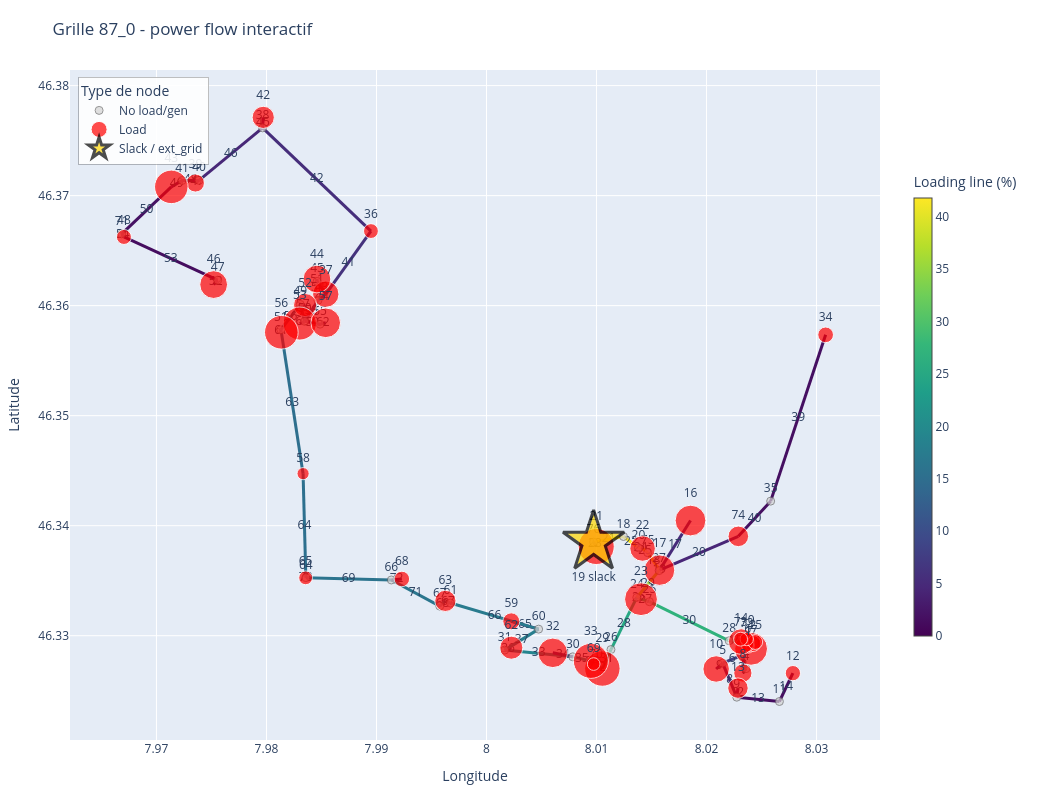

Here is the notebook cell this chart was saved with:
### Code cell
import re
import pandas as pd
import pandapower as pp
import plotly.graph_objects as go
import plotly.io as pio
from plotly.colors import sample_colorscale

pio.renderers.default = "vscode"

grid_file = "/Users/jadlostan/Documents/GitHub/Swiss-PDGs/grids/pandapower_data/MV/87_0_grid.xlsx"
nodes_file = "nodes_valais.csv"
grid_id = "87_0"

net = pp.from_excel(grid_file)
pp.runpp(net)

nodes = pd.read_csv(nodes_file)

def id_to_str(value):
    return str(int(value)) if float(value).is_integer() else str(value)

def node_id_from_bus_name(name):
    match = re.search(r"_node_(.+)$", str(name))
    return match.group(1) if match else None

nodes_grid = nodes[nodes["grid_id"] == grid_id].dropna(subset=["osmid", "longitude", "latitude"]).copy()
nodes_grid["node_id"] = nodes_grid["osmid"].apply(id_to_str)
node_lookup = nodes_grid.drop_duplicates("node_id").set_index("node_id")[["longitude", "latitude"]]

bus_plot = net.bus.copy()
bus_plot["bus_index"] = bus_plot.index
bus_plot["node_id"] = bus_plot["name"].apply(node_id_from_bus_name)
bus_plot = bus_plot.join(node_lookup, on="node_id")
bus_plot = bus_plot.dropna(subset=["longitude", "latitude"]).set_index("bus_index")

load_by_bus = net.load[net.load["in_service"]].groupby("bus")["p_mw"].sum()
gen_by_bus = pd.Series(dtype=float)
if len(net.sgen):
    gen_by_bus = pd.concat([gen_by_bus, net.sgen[net.sgen["in_service"]].groupby("bus")["p_mw"].sum()])
if len(net.gen):
    gen_by_bus = pd.concat([gen_by_bus, net.gen[net.gen["in_service"]].groupby("bus")["p_mw"].sum()])
if len(gen_by_bus):
    gen_by_bus = gen_by_bus.groupby(level=0).sum()

slack_buses = set(net.ext_grid[net.ext_grid["in_service"]]["bus"].astype(int))
ext_grid_by_bus = {}
for ext_idx, ext in net.ext_grid[net.ext_grid["in_service"]].iterrows():
    ext_grid_by_bus[int(ext["bus"])] = (
        float(net.res_ext_grid.loc[ext_idx, "p_mw"]),
        float(net.res_ext_grid.loc[ext_idx, "q_mvar"]),
    )
max_load = max(load_by_bus.max(), 1e-9) if len(load_by_bus) else 1
max_gen = max(gen_by_bus.max(), 1e-9) if len(gen_by_bus) else 1

fig = go.Figure()
max_loading = max(float(net.res_line["loading_percent"].max()), 1)

for line_idx, line in net.line.iterrows():
    from_bus = int(line["from_bus"])
    to_bus = int(line["to_bus"])
    if from_bus not in bus_plot.index or to_bus not in bus_plot.index:
        continue

    x = [bus_plot.loc[from_bus, "longitude"], bus_plot.loc[to_bus, "longitude"]]
    y = [bus_plot.loc[from_bus, "latitude"], bus_plot.loc[to_bus, "latitude"]]
    loading = float(net.res_line.loc[line_idx, "loading_percent"])
    line_color = sample_colorscale("Viridis", loading / max_loading)[0]
    x_mid = (x[0] + x[1]) / 2
    y_mid = (y[0] + y[1]) / 2

    fig.add_trace(
        go.Scatter(
            x=[x[0], x_mid, x[1]],
            y=[y[0], y_mid, y[1]],
            mode="lines+text",
            text=[None, str(line_idx), None],
            textposition="middle center",
            line=dict(color=line_color, width=3),
            customdata=[loading, loading],
            hovertemplate=f"edge {line_idx}<br>loading: {loading:.2f}%<extra></extra>",
            showlegend=False,
        )
    )

# Invisible colorbar trace for the line loading scale.
fig.add_trace(
    go.Scatter(
        x=[None],
        y=[None],
        mode="markers",
        marker=dict(
            colorscale="Viridis",
            cmin=0,
            cmax=max_loading,
            color=[0],
            colorbar=dict(
                title="Loading line (%)",
                x=1.03,
                y=0.50,
                len=0.72,
                thickness=18,
            ),
            showscale=True,
        ),
        hoverinfo="skip",
        showlegend=False,
    )
)

plain = []
loads = []
gens = []
slacks = []

for bus_idx, row in bus_plot.iterrows():
    load = float(load_by_bus.get(bus_idx, 0.0))
    gen = float(gen_by_bus.get(bus_idx, 0.0)) if len(gen_by_bus) else 0.0
    ext_p, ext_q = ext_grid_by_bus.get(bus_idx, (0.0, 0.0))
    item = dict(bus_idx=bus_idx, lon=row["longitude"], lat=row["latitude"], load=load, gen=gen, ext_p=ext_p, ext_q=ext_q)
    if bus_idx in slack_buses:
        slacks.append(item)
    elif gen > 0:
        gens.append(item)
    elif load > 0:
        loads.append(item)
    else:
        plain.append(item)

def add_bus_trace(items, name, color, symbol, size_fn, line_color="white", line_width=1):
    if not items:
        return
    fig.add_trace(
        go.Scatter(
            x=[item["lon"] for item in items],
            y=[item["lat"] for item in items],
            mode="markers+text",
            text=[f"{item['bus_idx']} slack" if name.startswith("Slack") else str(item["bus_idx"]) for item in items],
            textposition="bottom center" if name.startswith("Slack") else "top center",
            marker=dict(
                symbol=symbol,
                size=[size_fn(item) for item in items],
                color=color,
                line=dict(color=line_color, width=line_width),
            ),
            customdata=[[item["bus_idx"], item["load"], item["gen"], item["ext_p"], item["ext_q"]] for item in items],
            hovertemplate=(
                "bus %{customdata[0]}<br>"
                "load: %{customdata[1]:.4f} MW<br>"
                "gen/sgen: %{customdata[2]:.4f} MW<br>"
                "ext_grid P: %{customdata[3]:.4f} MW<br>"
                "ext_grid Q: %{customdata[4]:.4f} Mvar"
                "<extra></extra>"
            ),
            name=name,
        )
    )

add_bus_trace(plain, "No load/gen", "lightgray", "circle", lambda item: 8, line_color="dimgray", line_width=1)
add_bus_trace(loads, "Load", "red", "circle", lambda item: 8 + 28 * item["load"] / max_load, line_color="white", line_width=1)
add_bus_trace(gens, "Generator", "green", "circle", lambda item: 12 + 28 * item["gen"] / max_gen, line_color="white", line_width=1)
add_bus_trace(slacks, "Slack / ext_grid", "gold", "star", lambda item: 46, line_color="black", line_width=3)

fig.update_layout(
    title="Grille 87_0 - power flow interactif",
    width=1050,
    height=800,
    xaxis_title="Longitude",
    yaxis_title="Latitude",
    dragmode="zoom",
    hovermode="closest",
    margin=dict(l=70, r=170, t=70, b=60),
    legend=dict(
        title="Type de node",
        x=0.01,
        y=0.99,
        xanchor="left",
        yanchor="top",
        bgcolor="rgba(255,255,255,0.88)",
        bordercolor="rgba(0,0,0,0.25)",
        borderwidth=1,
    ),
)
fig.update_yaxes(scaleanchor="x", scaleratio=1)
fig.show()

print("Power flow converged:", net.converged)
print("Max line loading (%):", net.res_line["loading_percent"].max())

### Figure 1 — Plotly figure (JSON) as saved in the notebook; plotly's stock layout.template omitted (floating-point values rounded to 4 significant figures; data arrays with more than 128 entries replaced by an {"elided": "..."} marker saying what was removed)
{"data": [{"customdata": [18.63, 18.63], "hovertemplate": "edge 0<br>loading: 18.63%<extra></extra>", "line": {"color": "rgb(38, 130, 142)", "width": 3}, "mode": "lines+text", "showlegend": false, "text": [null, "0", null], "textposition": "middle center", "type": "scatter", "x": [8.024, 8.024, 8.024], "y": [46.33, 46.33, 46.33]}, {"customdata": [3.192, 3.192], "hovertemplate": "edge 1<br>loading: 3.19%<extra></extra>", "line": {"color": "rgb(71, 28, 109)", "width": 3}, "mode": "lines+text", "showlegend": false, "text": [null, "1", null], "textposition": "middle center", "type": "scatter", "x": [8.024, 8.024, 8.024], "y": [46.33, 46.33, 46.33]}, {"customdata": [10.61, 10.61], "hovertemplate": "edge 2<br>loading: 10.61%<extra></extra>", "line": {"color": "rgb(58, 82, 138)", "width": 3}, "mode": "lines+text", "showlegend": false, "text": [null, "2", null], "textposition": "middle center", "type": "scatter", "x": [8.024, 8.024, 8.023], "y": [46.33, 46.33, 46.33]}, {"customdata": [19.65, 19.65], "hovertemplate": "edge 3<br>loading: 19.65%<extra></extra>", "line": {"color": "rgb(36, 136, 141)", "width": 3}, "mode": "lines+text", "showlegend": false, "text": [null, "3", null], "textposition": "middle center", "type": "scatter", "x": [8.024, 8.024, 8.024], "y": [46.33, 46.33, 46.33]}, {"customdata": [1.471, 1.471], "hovertemplate": "edge 4<br>loading: 1.47%<extra></extra>", "line": {"color": "rgb(69, 13, 95)", "width": 3}, "mode": "lines+text", "showlegend": false, "text": [null, "4", null], "textposition": "middle center", "type": "scatter", "x": [8.024, 8.024, 8.024], "y": [46.33, 46.33, 46.33]}, {"customdata": [2.191, 2.191], "hovertemplate": "edge 5<br>loading: 2.19%<extra></extra>", "line": {"color": "rgb(70, 19, 101)", "width": 3}, "mode": "lines+text", "showlegend": false, "text": [null, "5", null], "textposition": "middle center", "type": "scatter", "x": [8.023, 8.023, 8.024], "y": [46.33, 46.33, 46.33]}, {"customdata": [7.982, 7.982], "hovertemplate": "edge 6<br>loading: 7.98%<extra></extra>", "line": {"color": "rgb(65, 64, 132)", "width": 3}, "mode": "lines+text", "showlegend": false, "text": [null, "6", null], "textposition": "middle center", "type": "scatter", "x": [8.023, 8.022, 8.021], "y": [46.33, 46.33, 46.33]}, {"customdata": [2.296, 2.296], "hovertemplate": "edge 7<br>loading: 2.30%<extra></extra>", "line": {"color": "rgb(70, 20, 102)", "width": 3}, "mode": "lines+text", "showlegend": false, "text": [null, "7", null], "textposition": "middle center", "type": "scatter", "x": [8.024, 8.023, 8.023], "y": [46.33, 46.33, 46.33]}, {"customdata": [4.098, 4.098], "hovertemplate": "edge 8<br>loading: 4.10%<extra></extra>", "line": {"color": "rgb(72, 35, 116)", "width": 3}, "mode": "lines+text", "showlegend": false, "text": [null, "8", null], "textposition": "middle center", "type": "scatter", "x": [8.021, 8.022, 8.023], "y": [46.33, 46.33, 46.32]}, {"customdata": [3.96, 3.96], "hovertemplate": "edge 9<br>loading: 3.96%<extra></extra>", "line": {"color": "rgb(71, 34, 115)", "width": 3}, "mode": "lines+text", "showlegend": false, "text": [null, "9", null], "textposition": "middle center", "type": "scatter", "x": [8.021, 8.021, 8.021], "y": [46.33, 46.33, 46.33]}, {"customdata": [21.67, 21.67], "hovertemplate": "edge 10<br>loading: 21.67%<extra></extra>", "line": {"color": "rgb(33, 149, 139)", "width": 3}, "mode": "lines+text", "showlegend": false, "text": [null, "10", null], "textposition": "middle center", "type": "scatter", "x": [8.024, 8.023, 8.023], "y": [46.33, 46.33, 46.33]}, {"customdata": [1.473, 1.473], "hovertemplate": "edge 11<br>loading: 1.47%<extra></extra>", "line": {"color": "rgb(69, 13, 95)", "width": 3}, "mode": "lines+text", "showlegend": false, "text": [null, "11", null], "textposition": "middle center", "type": "scatter", "x": [8.024, 8.024, 8.024], "y": [46.33, 46.33, 46.33]}, {"customdata": [2.796, 2.796], "hovertemplate": "edge 12<br>loading: 2.80%<extra></extra>", "line": {"color": "rgb(70, 24, 106)", "width": 3}, "mode": "lines+text", "showlegend": false, "text": [null, "12", null], "textposition": "middle center", "type": "scatter", "x": [8.023, 8.023, 8.023], "y": [46.32, 46.32, 46.33]}, {"customdata": [1.519, 1.519], "hovertemplate": "edge 13<br>loading: 1.52%<extra></extra>", "line": {"color": "rgb(69, 14, 96)", "width": 3}, "mode": "lines+text", "showlegend": false, "text": [null, "13", null], "textposition": "middle center", "type": "scatter", "x": [8.023, 8.025, 8.027], "y": [46.32, 46.32, 46.32]}, {"customdata": [1.558, 1.558], "hovertemplate": "edge 14<br>loading: 1.56%<extra></extra>", "line": {"color": "rgb(69, 14, 96)", "width": 3}, "mode": "lines+text", "showlegend": false, "text": [null, "14", null], "textposition": "middle center", "type": "scatter", "x": [8.027, 8.027, 8.028], "y": [46.32, 46.33, 46.33]}, {"customdata": [2.411, 2.411], "hovertemplate": "edge 15<br>loading: 2.41%<extra></extra>", "line": {"color": "rgb(70, 21, 103)", "width": 3}, "mode": "lines+text", "showlegend": false, "text": [null, "15", null], "textposition": "middle center", "type": "scatter", "x": [8.023, 8.023, 8.023], "y": [46.33, 46.33, 46.33]}, {"customdata": [26.87, 26.87], "hovertemplate": "edge 16<br>loading: 26.87%<extra></extra>", "line": {"color": "rgb(48, 178, 124)", "width": 3}, "mode": "lines+text", "showlegend": false, "text": [null, "16", null], "textposition": "middle center", "type": "scatter", "x": [8.023, 8.023, 8.022], "y": [46.33, 46.33, 46.33]}, {"customdata": [5.085, 5.085], "hovertemplate": "edge 17<br>loading: 5.08%<extra></extra>", "line": {"color": "rgb(71, 43, 122)", "width": 3}, "mode": "lines+text", "showlegend": false, "text": [null, "17", null], "textposition": "middle center", "type": "scatter", "x": [8.019, 8.017, 8.016], "y": [46.34, 46.34, 46.34]}, {"customdata": [40.08, 40.08], "hovertemplate": "edge 18<br>loading: 40.08%<extra></extra>", "line": {"color": "rgb(226, 228, 39)", "width": 3}, "mode": "lines+text", "showlegend": false, "text": [null, "18", null], "textposition": "middle center", "type": "scatter", "x": [8.016, 8.015, 8.015], "y": [46.34, 46.34, 46.34]}, {"customdata": [35.74, 35.74], "hovertemplate": "edge 19<br>loading: 35.74%<extra></extra>", "line": {"color": "rgb(159, 217, 57)", "width": 3}, "mode": "lines+text", "showlegend": false, "text": [null, "19", null], "textposition": "middle center", "type": "scatter", "x": [8.016, 8.016, 8.016], "y": [46.34, 46.34, 46.34]}, {"customdata": [4.453, 4.453], "hovertemplate": "edge 20<br>loading: 4.45%<extra></extra>", "line": {"color": "rgb(72, 38, 119)", "width": 3}, "mode": "lines+text", "showlegend": false, "text": [null, "20", null], "textposition": "middle center", "type": "scatter", "x": [8.016, 8.019, 8.023], "y": [46.34, 46.34, 46.34]}, {"customdata": [41.77, 41.77], "hovertemplate": "edge 21<br>loading: 41.77%<extra></extra>", "line": {"color": "rgb(252, 231, 37)", "width": 3}, "mode": "lines+text", "showlegend": false, "text": [null, "21", null], "textposition": "middle center", "type": "scatter", "x": [8.012, 8.011, 8.01], "y": [46.34, 46.34, 46.34]}, {"customdata": [41.8, 41.8], "hovertemplate": "edge 22<br>loading: 41.80%<extra></extra>", "line": {"color": "rgb(253, 231, 37)", "width": 3}, "mode": "lines+text", "showlegend": false, "text": [null, "22", null], "textposition": "middle center", "type": "scatter", "x": [8.012, 8.013, 8.014], "y": [46.34, 46.34, 46.34]}, {"customdata": [5.951, 5.951], "hovertemplate": "edge 23<br>loading: 5.95%<extra></extra>", "line": {"color": "rgb(69, 49, 125)", "width": 3}, "mode": "lines+text", "showlegend": false, "text": [null, "23", null], "textposition": "middle center", "type": "scatter", "x": [8.01, 8.01, 8.01], "y": [46.34, 46.34, 46.34]}, {"customdata": [41.8, 41.8], "hovertemplate": "edge 24<br>loading: 41.80%<extra></extra>", "line": {"color": "rgb(253, 231, 37)", "width": 3}, "mode": "lines+text", "showlegend": false, "text": [null, "24", null], "textposition": "middle center", "type": "scatter", "x": [8.014, 8.014, 8.014], "y": [46.34, 46.34, 46.34]}, {"customdata": [40.52, 40.52], "hovertemplate": "edge 25<br>loading: 40.52%<extra></extra>", "line": {"color": "rgb(233, 229, 39)", "width": 3}, "mode": "lines+text", "showlegend": false, "text": [null, "25", null], "textposition": "middle center", "type": "scatter", "x": [8.014, 8.014, 8.015], "y": [46.34, 46.34, 46.34]}, {"customdata": [31.98, 31.98], "hovertemplate": "edge 26<br>loading: 31.98%<extra></extra>", "line": {"color": "rgb(103, 203, 92)", "width": 3}, "mode": "lines+text", "showlegend": false, "text": [null, "26", null], "textposition": "middle center", "type": "scatter", "x": [8.014, 8.014, 8.014], "y": [46.33, 46.33, 46.33]}, {"customdata": [26.69, 26.69], "hovertemplate": "edge 27<br>loading: 26.69%<extra></extra>", "line": {"color": "rgb(47, 177, 125)", "width": 3}, "mode": "lines+text", "showlegend": false, "text": [null, "27", null], "textposition": "middle center", "type": "scatter", "x": [8.014, 8.014, 8.015], "y": [46.33, 46.33, 46.33]}, {"customdata": [24.83, 24.83], "hovertemplate": "edge 28<br>loading: 24.83%<extra></extra>", "line": {"color": "rgb(39, 167, 131)", "width": 3}, "mode": "lines+text", "showlegend": false, "text": [null, "28", null], "textposition": "middle center", "type": "scatter", "x": [8.014, 8.012, 8.011], "y": [46.33, 46.33, 46.33]}, {"customdata": [35.78, 35.78], "hovertemplate": "edge 29<br>loading: 35.78%<extra></extra>", "line": {"color": "rgb(160, 217, 56)", "width": 3}, "mode": "lines+text", "showlegend": false, "text": [null, "29", null], "textposition": "middle center", "type": "scatter", "x": [8.014, 8.015, 8.016], "y": [46.33, 46.33, 46.34]}, {"customdata": [26.86, 26.86], "hovertemplate": "edge 30<br>loading: 26.86%<extra></extra>", "line": {"color": "rgb(48, 178, 124)", "width": 3}, "mode": "lines+text", "showlegend": false, "text": [null, "30", null], "textposition": "middle center", "type": "scatter", "x": [8.015, 8.018, 8.022], "y": [46.33, 46.33, 46.33]}, {"customdata": [24.56, 24.56], "hovertemplate": "edge 31<br>loading: 24.56%<extra></extra>", "line": {"color": "rgb(37, 165, 132)", "width": 3}, "mode": "lines+text", "showlegend": false, "text": [null, "31", null], "textposition": "middle center", "type": "scatter", "x": [8.011, 8.011, 8.011], "y": [46.33, 46.33, 46.33]}, {"customdata": [22.82, 22.82], "hovertemplate": "edge 32<br>loading: 22.82%<extra></extra>", "line": {"color": "rgb(32, 156, 137)", "width": 3}, "mode": "lines+text", "showlegend": false, "text": [null, "32", null], "textposition": "middle center", "type": "scatter", "x": [8.011, 8.01, 8.01], "y": [46.33, 46.33, 46.33]}, {"customdata": [18.98, 18.98], "hovertemplate": "edge 33<br>loading: 18.98%<extra></extra>", "line": {"color": "rgb(37, 132, 142)", "width": 3}, "mode": "lines+text", "showlegend": false, "text": [null, "33", null], "textposition": "middle center", "type": "scatter", "x": [8.008, 8.005, 8.002], "y": [46.33, 46.33, 46.33]}, {"customdata": [4.827, 4.827], "hovertemplate": "edge 34<br>loading: 4.83%<extra></extra>", "line": {"color": "rgb(72, 41, 121)", "width": 3}, "mode": "lines+text", "showlegend": false, "text": [null, "34", null], "textposition": "middle center", "type": "scatter", "x": [8.008, 8.007, 8.006], "y": [46.33, 46.33, 46.33]}, {"customdata": [20.27, 20.27], "hovertemplate": "edge 35<br>loading: 20.27%<extra></extra>", "line": {"color": "rgb(35, 140, 140)", "width": 3}, "mode": "lines+text", "showlegend": false, "text": [null, "35", null], "textposition": "middle center", "type": "scatter", "x": [8.008, 8.009, 8.009], "y": [46.33, 46.33, 46.33]}, {"customdata": [3.225, 3.225], "hovertemplate": "edge 36<br>loading: 3.23%<extra></extra>", "line": {"color": "rgb(71, 28, 109)", "width": 3}, "mode": "lines+text", "showlegend": false, "text": [null, "36", null], "textposition": "middle center", "type": "scatter", "x": [8.002, 8.002, 8.002], "y": [46.33, 46.33, 46.33]}, {"customdata": [17.94, 17.94], "hovertemplate": "edge 37<br>loading: 17.94%<extra></extra>", "line": {"color": "rgb(40, 126, 142)", "width": 3}, "mode": "lines+text", "showlegend": false, "text": [null, "37", null], "textposition": "middle center", "type": "scatter", "x": [8.002, 8.003, 8.005], "y": [46.33, 46.33, 46.33]}, {"customdata": [22.48, 22.48], "hovertemplate": "edge 38<br>loading: 22.48%<extra></extra>", "line": {"color": "rgb(32, 154, 138)", "width": 3}, "mode": "lines+text", "showlegend": false, "text": [null, "38", null], "textposition": "middle center", "type": "scatter", "x": [8.009, 8.01, 8.01], "y": [46.33, 46.33, 46.33]}, {"customdata": [1.717, 1.717], "hovertemplate": "edge 39<br>loading: 1.72%<extra></extra>", "line": {"color": "rgb(69, 15, 97)", "width": 3}, "mode": "lines+text", "showlegend": false, "text": [null, "39", null], "textposition": "middle center", "type": "scatter", "x": [8.031, 8.028, 8.026], "y": [46.36, 46.35, 46.34]}, {"customdata": [1.627, 1.627], "hovertemplate": "edge 40<br>loading: 1.63%<extra></extra>", "line": {"color": "rgb(69, 15, 97)", "width": 3}, "mode": "lines+text", "showlegend": false, "text": [null, "40", null], "textposition": "middle center", "type": "scatter", "x": [8.026, 8.024, 8.023], "y": [46.34, 46.34, 46.34]}, {"customdata": [6.022, 6.022], "hovertemplate": "edge 41<br>loading: 6.02%<extra></extra>", "line": {"color": "rgb(69, 50, 125)", "width": 3}, "mode": "lines+text", "showlegend": false, "text": [null, "41", null], "textposition": "middle center", "type": "scatter", "x": [7.989, 7.987, 7.985], "y": [46.37, 46.36, 46.36]}, {"customdata": [5.523, 5.523], "hovertemplate": "edge 42<br>loading: 5.52%<extra></extra>", "line": {"color": "rgb(70, 46, 123)", "width": 3}, "mode": "lines+text", "showlegend": false, "text": [null, "42", null], "textposition": "middle center", "type": "scatter", "x": [7.989, 7.985, 7.98], "y": [46.37, 46.37, 46.38]}, {"customdata": [4.454, 4.454], "hovertemplate": "edge 43<br>loading: 4.45%<extra></extra>", "line": {"color": "rgb(72, 38, 119)", "width": 3}, "mode": "lines+text", "showlegend": false, "text": [null, "43", null], "textposition": "middle center", "type": "scatter", "x": [7.985, 7.985, 7.985], "y": [46.36, 46.36, 46.36]}, {"customdata": [8.918, 8.918], "hovertemplate": "edge 44<br>loading: 8.92%<extra></extra>", "line": {"color": "rgb(63, 70, 136)", "width": 3}, "mode": "lines+text", "showlegend": false, "text": [null, "44", null], "textposition": "middle center", "type": "scatter", "x": [7.985, 7.985, 7.985], "y": [46.36, 46.36, 46.36]}, {"customdata": [3.073, 3.073], "hovertemplate": "edge 45<br>loading: 3.07%<extra></extra>", "line": {"color": "rgb(71, 27, 108)", "width": 3}, "mode": "lines+text", "showlegend": false, "text": [null, "45", null], "textposition": "middle center", "type": "scatter", "x": [7.98, 7.98, 7.98], "y": [46.38, 46.38, 46.38]}, {"customdata": [4.614, 4.614], "hovertemplate": "edge 46<br>loading: 4.61%<extra></extra>", "line": {"color": "rgb(72, 40, 120)", "width": 3}, "mode": "lines+text", "showlegend": false, "text": [null, "46", null], "textposition": "middle center", "type": "scatter", "x": [7.98, 7.977, 7.974], "y": [46.38, 46.37, 46.37]}, {"customdata": [2.286, 2.286], "hovertemplate": "edge 47<br>loading: 2.29%<extra></extra>", "line": {"color": "rgb(70, 20, 102)", "width": 3}, "mode": "lines+text", "showlegend": false, "text": [null, "47", null], "textposition": "middle center", "type": "scatter", "x": [7.974, 7.974, 7.974], "y": [46.37, 46.37, 46.37]}, {"customdata": [3.876, 3.876], "hovertemplate": "edge 48<br>loading: 3.88%<extra></extra>", "line": {"color": "rgb(71, 34, 114)", "width": 3}, "mode": "lines+text", "showlegend": false, "text": [null, "48", null], "textposition": "middle center", "type": "scatter", "x": [7.974, 7.973, 7.972], "y": [46.37, 46.37, 46.37]}, {"customdata": [3.891, 3.891], "hovertemplate": "edge 49<br>loading: 3.89%<extra></extra>", "line": {"color": "rgb(71, 34, 114)", "width": 3}, "mode": "lines+text", "showlegend": false, "text": [null, "49", null], "textposition": "middle center", "type": "scatter", "x": [7.972, 7.972, 7.971], "y": [46.37, 46.37, 46.37]}, {"customdata": [1.969, 1.969], "hovertemplate": "edge 50<br>loading: 1.97%<extra></extra>", "line": {"color": "rgb(70, 18, 99)", "width": 3}, "mode": "lines+text", "showlegend": false, "text": [null, "50", null], "textposition": "middle center", "type": "scatter", "x": [7.971, 7.969, 7.967], "y": [46.37, 46.37, 46.37]}, {"customdata": [4.255, 4.255], "hovertemplate": "edge 51<br>loading: 4.25%<extra></extra>", "line": {"color": "rgb(72, 37, 117)", "width": 3}, "mode": "lines+text", "showlegend": false, "text": [null, "51", null], "textposition": "middle center", "type": "scatter", "x": [7.985, 7.985, 7.985], "y": [46.36, 46.36, 46.36]}, {"customdata": [2.689, 2.689], "hovertemplate": "edge 52<br>loading: 2.69%<extra></extra>", "line": {"color": "rgb(70, 24, 105)", "width": 3}, "mode": "lines+text", "showlegend": false, "text": [null, "52", null], "textposition": "middle center", "type": "scatter", "x": [7.975, 7.975, 7.976], "y": [46.36, 46.36, 46.36]}, {"customdata": [1.459, 1.459], "hovertemplate": "edge 53<br>loading: 1.46%<extra></extra>", "line": {"color": "rgb(69, 13, 95)", "width": 3}, "mode": "lines+text", "showlegend": false, "text": [null, "53", null], "textposition": "middle center", "type": "scatter", "x": [7.976, 7.971, 7.967], "y": [46.36, 46.36, 46.37]}, {"customdata": [1.994, 1.994], "hovertemplate": "edge 54<br>loading: 1.99%<extra></extra>", "line": {"color": "rgb(70, 18, 99)", "width": 3}, "mode": "lines+text", "showlegend": false, "text": [null, "54", null], "textposition": "middle center", "type": "scatter", "x": [7.967, 7.967, 7.967], "y": [46.37, 46.37, 46.37]}, {"customdata": [12.33, 12.33], "hovertemplate": "edge 55<br>loading: 12.33%<extra></extra>", "line": {"color": "rgb(53, 93, 140)", "width": 3}, "mode": "lines+text", "showlegend": false, "text": [null, "55", null], "textposition": "middle center", "type": "scatter", "x": [7.983, 7.983, 7.983], "y": [46.36, 46.36, 46.36]}, {"customdata": [13.43, 13.43], "hovertemplate": "edge 56<br>loading: 13.43%<extra></extra>", "line": {"color": "rgb(50, 101, 141)", "width": 3}, "mode": "lines+text", "showlegend": false, "text": [null, "56", null], "textposition": "middle center", "type": "scatter", "x": [7.983, 7.982, 7.981], "y": [46.36, 46.36, 46.36]}, {"customdata": [3.425, 3.425], "hovertemplate": "edge 57<br>loading: 3.43%<extra></extra>", "line": {"color": "rgb(71, 30, 111)", "width": 3}, "mode": "lines+text", "showlegend": false, "text": [null, "57", null], "textposition": "middle center", "type": "scatter", "x": [7.983, 7.983, 7.984], "y": [46.36, 46.36, 46.36]}, {"customdata": [8.908, 8.908], "hovertemplate": "edge 58<br>loading: 8.91%<extra></extra>", "line": {"color": "rgb(63, 70, 136)", "width": 3}, "mode": "lines+text", "showlegend": false, "text": [null, "58", null], "textposition": "middle center", "type": "scatter", "x": [7.983, 7.984, 7.985], "y": [46.36, 46.36, 46.36]}, {"customdata": [1.613, 1.613], "hovertemplate": "edge 59<br>loading: 1.61%<extra></extra>", "line": {"color": "rgb(69, 15, 96)", "width": 3}, "mode": "lines+text", "showlegend": false, "text": [null, "59", null], "textposition": "middle center", "type": "scatter", "x": [7.983, 7.984, 7.985], "y": [46.36, 46.36, 46.36]}, {"customdata": [5.423, 5.423], "hovertemplate": "edge 60<br>loading: 5.42%<extra></extra>", "line": {"color": "rgb(70, 46, 123)", "width": 3}, "mode": "lines+text", "showlegend": false, "text": [null, "60", null], "textposition": "middle center", "type": "scatter", "x": [7.983, 7.983, 7.983], "y": [46.36, 46.36, 46.36]}, {"customdata": [13.39, 13.39], "hovertemplate": "edge 61<br>loading: 13.39%<extra></extra>", "line": {"color": "rgb(51, 100, 141)", "width": 3}, "mode": "lines+text", "showlegend": false, "text": [null, "61", null], "textposition": "middle center", "type": "scatter", "x": [7.981, 7.981, 7.981], "y": [46.36, 46.36, 46.36]}, {"customdata": [4.899, 4.899], "hovertemplate": "edge 62<br>loading: 4.90%<extra></extra>", "line": {"color": "rgb(71, 42, 121)", "width": 3}, "mode": "lines+text", "showlegend": false, "text": [null, "62", null], "textposition": "middle center", "type": "scatter", "x": [7.985, 7.985, 7.985], "y": [46.36, 46.36, 46.36]}, {"customdata": [15.13, 15.13], "hovertemplate": "edge 63<br>loading: 15.13%<extra></extra>", "line": {"color": "rgb(46, 111, 142)", "width": 3}, "mode": "lines+text", "showlegend": false, "text": [null, "63", null], "textposition": "middle center", "type": "scatter", "x": [7.981, 7.982, 7.983], "y": [46.36, 46.35, 46.34]}, {"customdata": [15.43, 15.43], "hovertemplate": "edge 64<br>loading: 15.43%<extra></extra>", "line": {"color": "rgb(45, 112, 142)", "width": 3}, "mode": "lines+text", "showlegend": false, "text": [null, "64", null], "textposition": "middle center", "type": "scatter", "x": [7.983, 7.983, 7.984], "y": [46.34, 46.34, 46.34]}, {"customdata": [2.01, 2.01], "hovertemplate": "edge 65<br>loading: 2.01%<extra></extra>", "line": {"color": "rgb(70, 18, 100)", "width": 3}, "mode": "lines+text", "showlegend": false, "text": [null, "65", null], "textposition": "middle center", "type": "scatter", "x": [8.002, 8.003, 8.005], "y": [46.33, 46.33, 46.33]}, {"customdata": [17.37, 17.37], "hovertemplate": "edge 66<br>loading: 17.37%<extra></extra>", "line": {"color": "rgb(41, 123, 142)", "width": 3}, "mode": "lines+text", "showlegend": false, "text": [null, "66", null], "textposition": "middle center", "type": "scatter", "x": [8.005, 8.001, 7.997], "y": [46.33, 46.33, 46.33]}, {"customdata": [17.37, 17.37], "hovertemplate": "edge 67<br>loading: 17.37%<extra></extra>", "line": {"color": "rgb(41, 123, 142)", "width": 3}, "mode": "lines+text", "showlegend": false, "text": [null, "67", null], "textposition": "middle center", "type": "scatter", "x": [7.997, 7.996, 7.996], "y": [46.33, 46.33, 46.33]}, {"customdata": [16.4, 16.4], "hovertemplate": "edge 68<br>loading: 16.40%<extra></extra>", "line": {"color": "rgb(43, 118, 142)", "width": 3}, "mode": "lines+text", "showlegend": false, "text": [null, "68", null], "textposition": "middle center", "type": "scatter", "x": [7.996, 7.996, 7.996], "y": [46.33, 46.33, 46.33]}, {"customdata": [16.02, 16.02], "hovertemplate": "edge 69<br>loading: 16.02%<extra></extra>", "line": {"color": "rgb(44, 116, 142)", "width": 3}, "mode": "lines+text", "showlegend": false, "text": [null, "69", null], "textposition": "middle center", "type": "scatter", "x": [7.984, 7.987, 7.991], "y": [46.34, 46.34, 46.34]}, {"customdata": [1.247, 1.247], "hovertemplate": "edge 70<br>loading: 1.25%<extra></extra>", "line": {"color": "rgb(69, 11, 94)", "width": 3}, "mode": "lines+text", "showlegend": false, "text": [null, "70", null], "textposition": "middle center", "type": "scatter", "x": [7.984, 7.984, 7.984], "y": [46.34, 46.34, 46.34]}, {"customdata": [16.5, 16.5], "hovertemplate": "edge 71<br>loading: 16.50%<extra></extra>", "line": {"color": "rgb(43, 118, 142)", "width": 3}, "mode": "lines+text", "showlegend": false, "text": [null, "71", null], "textposition": "middle center", "type": "scatter", "x": [7.991, 7.994, 7.996], "y": [46.34, 46.33, 46.33]}, {"customdata": [1.619, 1.619], "hovertemplate": "edge 72<br>loading: 1.62%<extra></extra>", "line": {"color": "rgb(69, 15, 97)", "width": 3}, "mode": "lines+text", "showlegend": false, "text": [null, "72", null], "textposition": "middle center", "type": "scatter", "x": [7.991, 7.992, 7.992], "y": [46.34, 46.34, 46.34]}, {"customdata": [22.83, 22.83], "hovertemplate": "edge 73<br>loading: 22.83%<extra></extra>", "line": {"color": "rgb(32, 156, 137)", "width": 3}, "mode": "lines+text", "showlegend": false, "text": [null, "73", null], "textposition": "middle center", "type": "scatter", "x": [8.01, 8.01, 8.01], "y": [46.33, 46.33, 46.33]}, {"customdata": [1.202, 1.202], "hovertemplate": "edge 74<br>loading: 1.20%<extra></extra>", "line": {"color": "rgb(69, 11, 93)", "width": 3}, "mode": "lines+text", "showlegend": false, "text": [null, "74", null], "textposition": "middle center", "type": "scatter", "x": [8.024, 8.023, 8.023], "y": [46.33, 46.33, 46.33]}, {"hoverinfo": "skip", "marker": {"cmax": 41.8, "cmin": 0, "color": [0], "colorbar": {"len": 0.72, "thickness": 18, "title": {"text": "Loading line (%)"}, "x": 1.03, "y": 0.5}, "colorscale": [[0, "#440154"], [0.1111, "#482878"], [0.2222, "#3e4989"], [0.3333, "#31688e"], [0.4444, "#26828e"], [0.5556, "#1f9e89"], [0.6667, "#35b779"], [0.7778, "#6ece58"], [0.8889, "#b5de2b"], [1, "#fde725"]], "showscale": true}, "mode": "markers", "showlegend": false, "type": "scatter", "x": [null], "y": [null]}, {"customdata": {"elided": "35x5 int values"}, "hovertemplate": "bus %{customdata[0]}<br>load: %{customdata[1]:.4f} MW<br>gen/sgen: %{customdata[2]:.4f} MW<br>ext_grid P: %{customdata[3]:.4f} MW<br>ext_grid Q: %{customdata[4]:.4f} Mvar<extra></extra>", "marker": {"color": "lightgray", "line": {"color": "dimgray", "width": 1}, "size": [8, 8, 8, 8, 8, 8, 8, 8, 8, 8, 8, 8, 8, 8, 8, 8, 8, 8, 8, 8, 8, 8, 8, 8, 8, 8, 8, 8, 8, 8, 8, 8, 8, 8, 8], "symbol": "circle"}, "mode": "markers+text", "name": "No load/gen", "text": ["3", "4", "5", "7", "9", "11", "18", "20", "24", "25", "26", "27", "28", "30", "31", "35", "38", "40", "41", "45", "47", "49", "50", "51", "54", "55", "60", "61", "64", "66", "67", "70", "71", "75", "76"], "textposition": "top center", "type": "scatter", "x": [8.023, 8.024, 8.021, 8.024, 8.023, 8.027, 8.012, 8.014, 8.014, 8.015, 8.011, 8.016, 8.022, 8.008, 8.002, 8.026, 7.98, 7.974, 7.972, 7.985, 7.976, 7.983, 7.983, 7.981, 7.985, 7.985, 8.005, 7.997, 7.984, 7.991, 7.996, 8.01, 7.967, 8.015, 8.01], "y": [46.33, 46.33, 46.33, 46.33, 46.32, 46.32, 46.34, 46.34, 46.33, 46.33, 46.33, 46.34, 46.33, 46.33, 46.33, 46.34, 46.38, 46.37, 46.37, 46.36, 46.36, 46.36, 46.36, 46.36, 46.36, 46.36, 46.33, 46.33, 46.34, 46.34, 46.33, 46.33, 46.37, 46.34, 46.34]}, {"customdata": {"elided": "41x5 float values"}, "hovertemplate": "bus %{customdata[0]}<br>load: %{customdata[1]:.4f} MW<br>gen/sgen: %{customdata[2]:.4f} MW<br>ext_grid P: %{customdata[3]:.4f} MW<br>ext_grid Q: %{customdata[4]:.4f} Mvar<extra></extra>", "marker": {"color": "red", "line": {"color": "white", "width": 1}, "size": [32.88, 12.75, 16.04, 12.84, 18.23, 26.48, 15.27, 20.46, 25.68, 14.88, 30.76, 30.52, 36, 25.54, 32.83, 35.44, 29.55, 35.06, 15.68, 14.82, 26.36, 18.08, 22.21, 33.5, 27.7, 27.76, 14.99, 23.14, 33.11, 33.63, 29.65, 12.18, 16.96, 23.07, 21.22, 13.81, 15.55, 12.71, 13.36, 13.91, 20.59], "symbol": "circle"}, "mode": "markers+text", "name": "Load", "text": ["0", "1", "2", "6", "8", "10", "12", "13", "14", "15", "16", "17", "21", "22", "23", "29", "32", "33", "34", "36", "37", "39", "42", "43", "44", "46", "48", "52", "53", "56", "57", "58", "59", "62", "63", "65", "68", "69", "72", "73", "74"], "textposition": "top center", "type": "scatter", "x": [8.024, 8.024, 8.024, 8.024, 8.023, 8.021, 8.028, 8.023, 8.023, 8.024, 8.019, 8.016, 8.01, 8.014, 8.014, 8.011, 8.006, 8.009, 8.031, 7.989, 7.985, 7.974, 7.98, 7.971, 7.985, 7.975, 7.967, 7.984, 7.983, 7.981, 7.985, 7.983, 8.002, 8.002, 7.996, 7.984, 7.992, 8.01, 8.024, 8.023, 8.023], "y": [46.33, 46.33, 46.33, 46.33, 46.33, 46.33, 46.33, 46.33, 46.33, 46.33, 46.34, 46.34, 46.34, 46.34, 46.33, 46.33, 46.33, 46.33, 46.36, 46.37, 46.36, 46.37, 46.38, 46.37, 46.36, 46.36, 46.37, 46.36, 46.36, 46.36, 46.36, 46.34, 46.33, 46.33, 46.33, 46.34, 46.34, 46.33, 46.33, 46.33, 46.34]}, {"customdata": [[19, 0, 0, 8.933, 3.761]], "hovertemplate": "bus %{customdata[0]}<br>load: %{customdata[1]:.4f} MW<br>gen/sgen: %{customdata[2]:.4f} MW<br>ext_grid P: %{customdata[3]:.4f} MW<br>ext_grid Q: %{customdata[4]:.4f} Mvar<extra></extra>", "marker": {"color": "gold", "line": {"color": "black", "width": 3}, "size": [46], "symbol": "star"}, "mode": "markers+text", "name": "Slack / ext_grid", "text": ["19 slack"], "textposition": "bottom center", "type": "scatter", "x": [8.01], "y": [46.34]}], "layout": {"dragmode": "zoom", "height": 800, "hovermode": "closest", "legend": {"bgcolor": "rgba(255,255,255,0.88)", "bordercolor": "rgba(0,0,0,0.25)", "borderwidth": 1, "title": {"text": "Type de node"}, "x": 0.01, "xanchor": "left", "y": 0.99, "yanchor": "top"}, "margin": {"b": 60, "l": 70, "r": 170, "t": 70}, "title": {"text": "Grille 87_0 - power flow interactif"}, "width": 1050, "xaxis": {"title": {"text": "Longitude"}}, "yaxis": {"scaleanchor": "x", "scaleratio": 1, "title": {"text": "Latitude"}}}}
